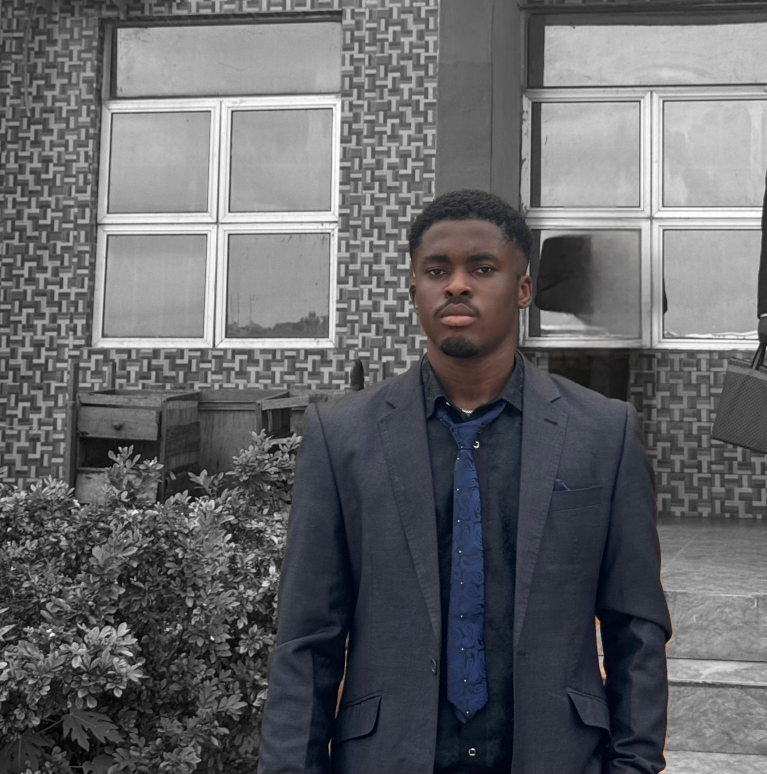
#> input picture imagesnshii/kosii.jpeg, 1534 x 1547 px (shown at 1/2 size)
$ python make-og-card.py
#> lines starting #> are read from the running program, lines starting #| are printed output that depends on the picture
#!/usr/bin/env python3
"""Generate the social preview card (Open Graph / Twitter) from the portrait.

Link previews are cropped to roughly 1.91:1 by every major platform, so a
vertical portrait loses the subject's face. This composes a 1200x630 card
instead: the site's near-black surface, the name set in the same monospace
voice as the page, and the portrait on the right, cropped to keep the face in
frame.

Re-run it whenever imagesnshii/kosii.jpeg changes:

    python3 tools/make-og-card.py

Writes imagesnshii/og-card.jpg.
"""

from PIL import Image, ImageDraw, ImageFont
from pathlib import Path

ROOT = Path(__file__).resolve().parent.parent
SOURCE = ROOT / "imagesnshii" / "kosii.jpeg"
TARGET = ROOT / "imagesnshii" / "og-card.jpg"

W, H = 1200, 630
BG = (8, 9, 10)
TEXT = (231, 234, 237)
DIM = (151, 160, 170)
FAINT = (107, 116, 126)
ACCENT = (255, 45, 32)
LINE = (28, 33, 38)

MONO_BOLD = "/usr/share/fonts/truetype/dejavu/DejaVuSansMono-Bold.ttf"
MONO = "/usr/share/fonts/truetype/dejavu/DejaVuSansMono.ttf"

# The portrait panel. 472x630 keeps the source's own proportions closely enough
# that nothing is squashed.
PANEL_W = 472
PANEL_X = W - PANEL_W - 48

# Crop window into the portrait: trims the empty wall above so the subject
# fills the panel rather than sitting in a corner. Width is derived from the
# panel's own ratio (472/630), so the resize never squashes the image.
CROP = (225, 100, 1309, 1547)


def main():
    card = Image.new("RGB", (W, H), BG)
    draw = ImageDraw.Draw(card)

    # --- portrait panel ---
    portrait = Image.open(SOURCE).convert("RGB").crop(CROP)
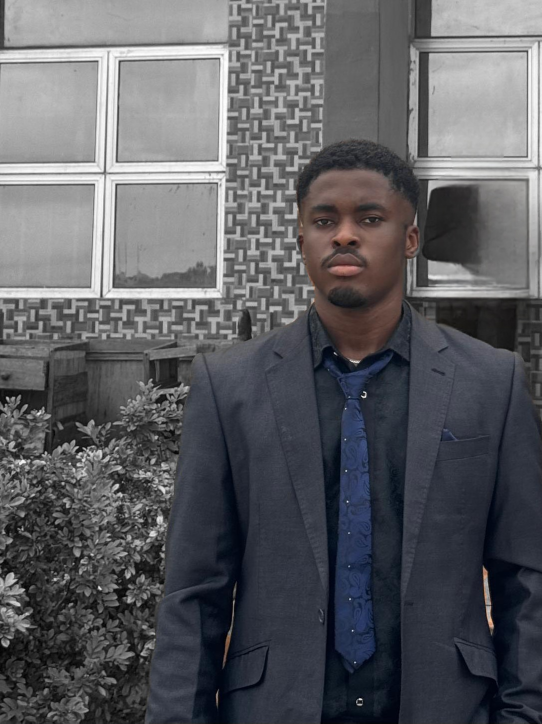
#> portrait: PIL image 1084x1447 RGB (shown at 1/2 size); mean R, G, B 92, 92.9, 97.2
    portrait = portrait.resize((PANEL_W, H), Image.LANCZOS)
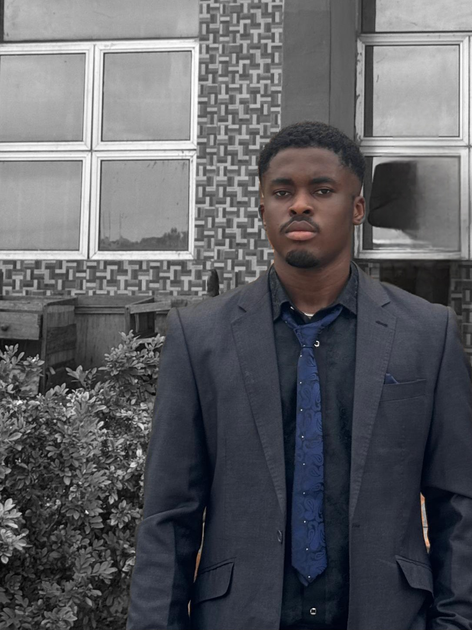
#> portrait: PIL image 472x630 RGB; mean R, G, B 92, 92.9, 97.2
    card.paste(portrait, (PANEL_X, 0))
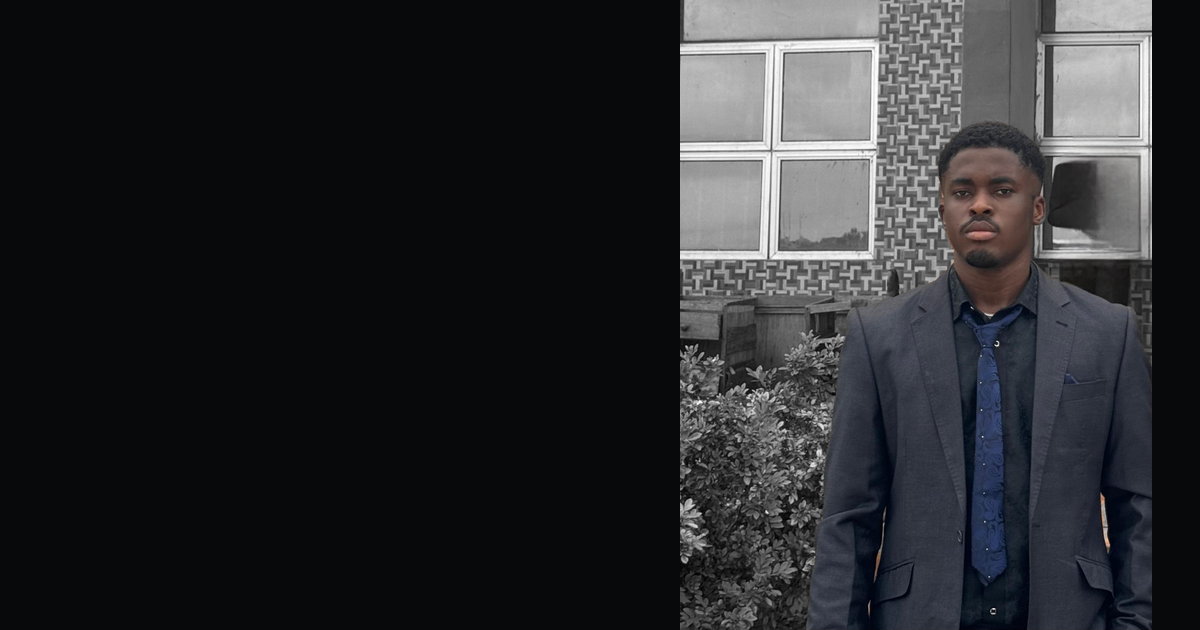
#> card: PIL image 1200x630 RGB; mean R, G, B 41, 42, 44.3
    draw.rectangle([PANEL_X - 1, 0, PANEL_X + PANEL_W, H - 1], outline=LINE)

    # --- text block ---
    name = ImageFont.truetype(MONO_BOLD, 46)
    role = ImageFont.truetype(MONO_BOLD, 24)
    tagline = ImageFont.truetype(MONO, 22)
    small = ImageFont.truetype(MONO, 20)

    x = 72
    draw.rectangle([x, 150, x + 16, 166], fill=ACCENT)
    draw.text((x, 200), "SOFTWARE ENGINEER", font=role, fill=ACCENT)
    draw.text((x, 248), "KOSISOCHUKWU", font=name, fill=TEXT)
    draw.text((x, 304), "OKAFOR", font=name, fill=TEXT)
    draw.text((x + 2, 380), "Backend \u00b7 Infrastructure \u00b7 Applied AI",
              font=tagline, fill=DIM)

    draw.line([x, 448, PANEL_X - 48, 448], fill=LINE, width=1)
    draw.text((x + 2, 476), "kss-venv.onrender.com", font=small, fill=FAINT)

    card.save(TARGET, "JPEG", quality=88, optimize=True, progressive=True)
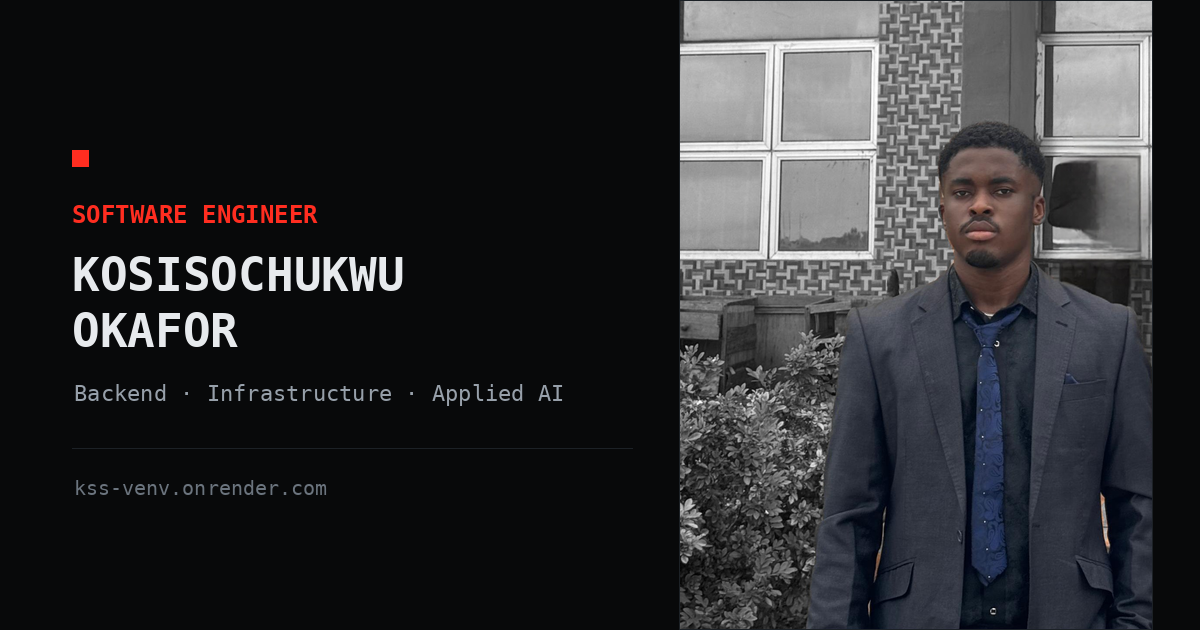
#> saved as og-card.jpg: PIL image 1200x630 RGB; mean R, G, B 44.7, 45.1, 47.4
    print(f"wrote {TARGET.relative_to(ROOT)} ({TARGET.stat().st_size / 1024:.0f} KB)")


if __name__ == "__main__":
    main()

$ run again, with imagesnshii/kosi.jpeg copied over imagesnshii/kosii.jpeg
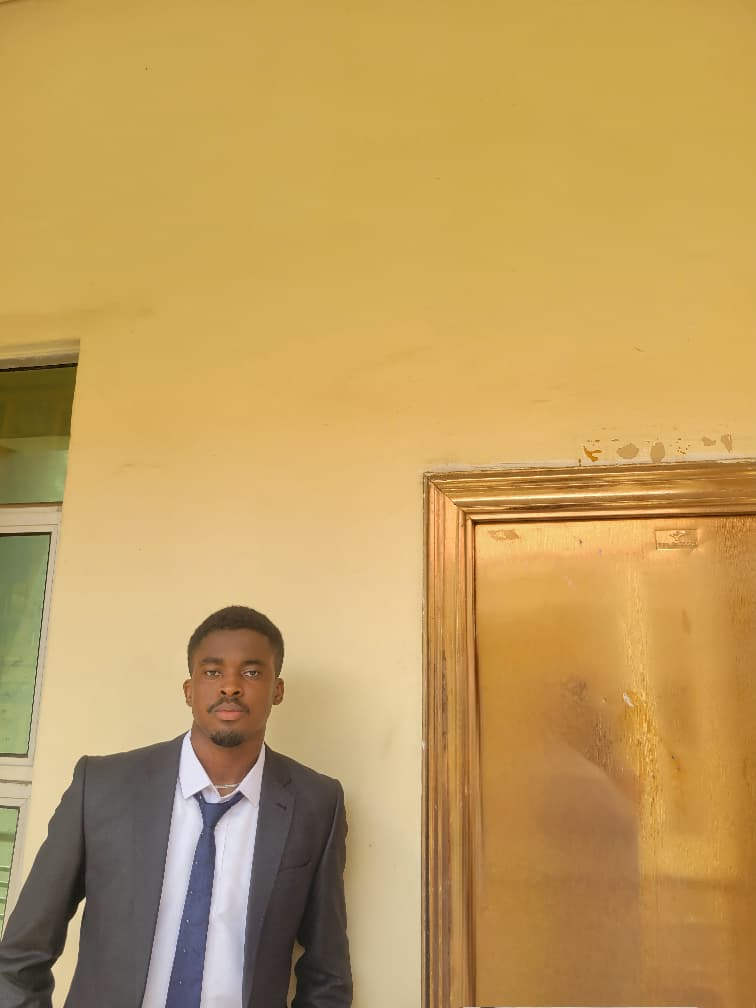
#> input picture imagesnshii/kosi.jpeg, 756 x 1008 px
#> in main, `portrait = portrait.resize((PANEL_W, H), Image.LANCZOS)`:
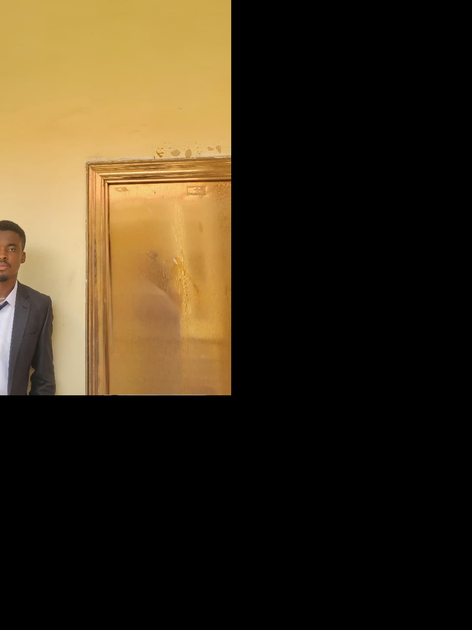
#> portrait: PIL image 472x630 RGB; mean R, G, B 60.3, 47.9, 27.3
#> in main, `card.save(TARGET, "JPEG", quality=88, optimize=True, progressive=True)`:
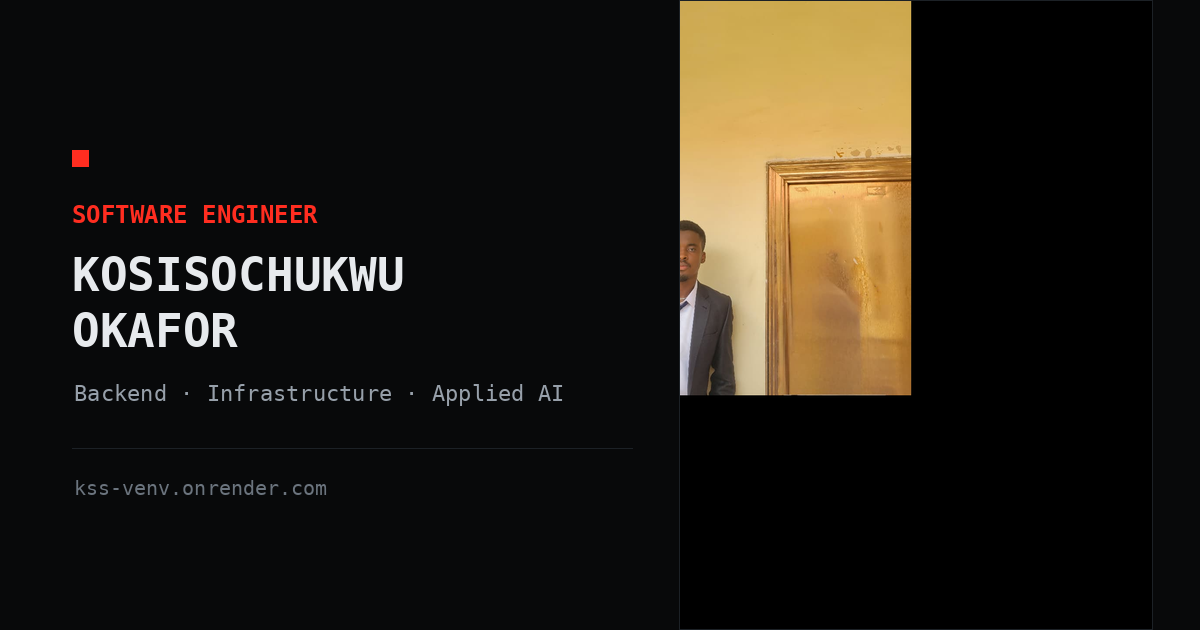
#> saved as og-card.jpg: PIL image 1200x630 RGB; mean R, G, B 32.3, 27.4, 20
